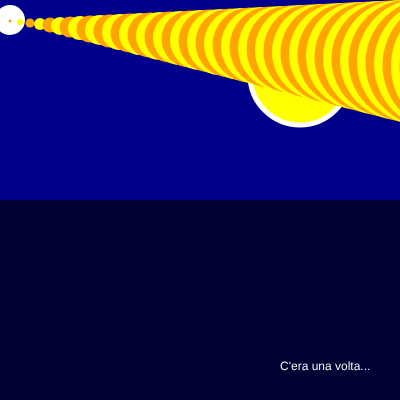
Frame 1 (no input)
Frame 60 (no input): identical to frame 1, image omitted
Frame 120 (the mouse pressed at the canvas centre since frame 60): identical to frame 1, image omitted

The p5.js sketch that drew this single still picture (run headless with seeded random() and noise() and a simulated clock; from frame 60 on, the mouse is pressed at the canvas centre):

// p5.js sketch
// ── sketch.js

let xsize = 400;
let ysize = 400;

function setup() {
  createCanvas(xsize, ysize);
}

function draw() {
  background("darkblue");
  //disegno una luna
  fill("yellow");
  stroke("white");
  strokeWeight(5);
  circle(300,75,100);
  //prima della forma 
  //bisogna cambiare i parametri di fill e stroke
  fill("#000133");
  stroke("green");
  strokeWeight(0);
  rect(0,200,400,200);
  //ordine in p5
  stroke("white");
  strokeWeight(30);
  let x_Stars_prim= 10;
  let yStars_prim= 20;
  point (x_Stars_prim, yStars_prim);
  let passo=1
  //for(init; test; update){corpo}
  for (let i=0; i<50; i = i+passo) {
    // 0 --> yellow 1 --> white 2 --> yellow ... 49
    strokeWeight (i*3)
    if(i%2==0){
        //numeri pari 
        //corpo di ramo vero
        stroke("yellow");
    }else{
        //numeri dispari
        //altrimenti questo
        stroke("orange");
    }
    point (x_Stars_prim*i, yStars_prim+i);
  }
  //stella polare
  //point(xStars_primordiale+60,30);
  //aggiungiamo un'altra stella
  //point(xStars_primordiale,100);
  //point(75,100);
  //
  fill("white");
  stroke("white");
  strokeWeight(0);
  textSize(12);
  text("C'era una volta...",280,370);
}
